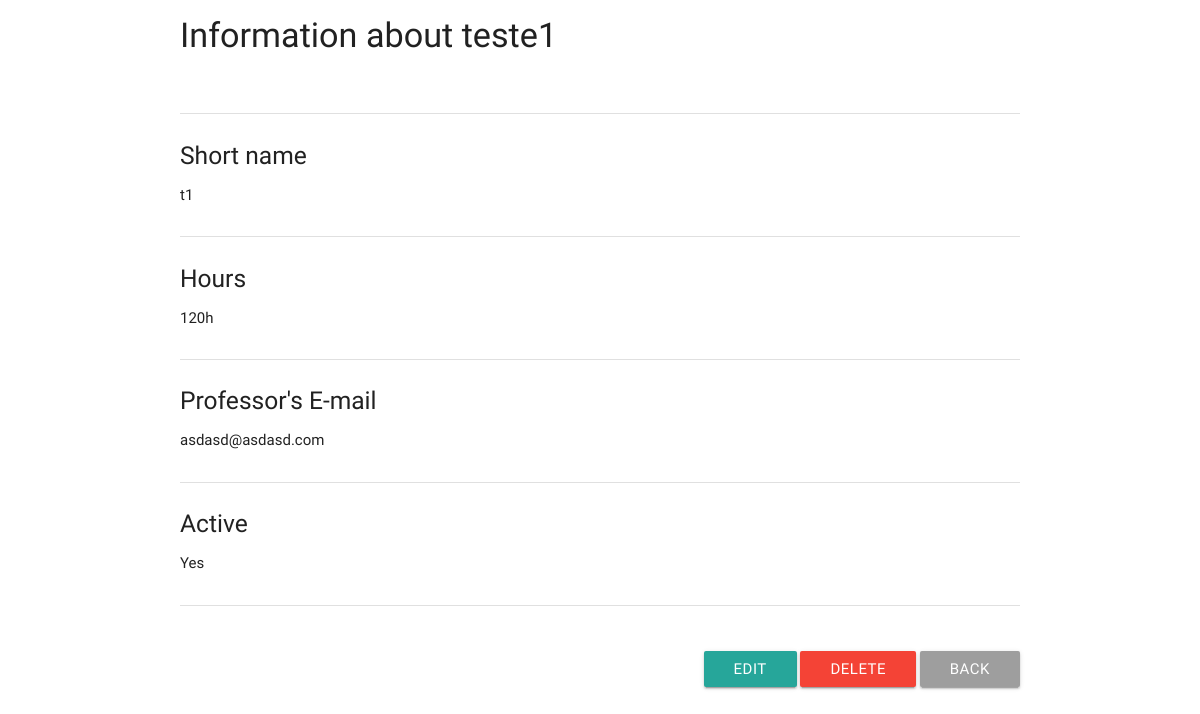
Screenshot of /show/4/ with the database file from the repository.
### crud/models.py (models this page shows)
class Discipline(models.Model):
    name = models.CharField(max_length=60)
    short = models.CharField(max_length=20)
    hours = models.IntegerField()
    email = models.EmailField()
    active = models.BooleanField(default=True)
    url = models.URLField(blank=True)

### crud/views.py (the view)
# urls.py: url(r'^show/(?P<id>[0-9]+)/', crud.views.show),
def show(request, id):
    return render(request, 'show.html', {'discipline': get_object_or_404(Discipline, pk=id)})

### templates/show.html (shortened to what this page needs)
{% extends "base.html" %}
{% block body %}
    <h4> Information about {{ discipline.name }} </h4>
    <br><br>
    <div class="divider"></div>
    <div class="section">
        <h5> Short name </h5>
        <p> {{ discipline.short }} </p>
    </div>
    <div class="divider"></div>
    <div class="section">
        <h5> Hours </h5>
        <p> {{ discipline.hours }}h </p>
    </div>
    <div class="divider"></div>
    <div class="section">
        <h5> Professor's E-mail </h5>
        <p> {{ discipline.email }} </p>
    </div>
    <div class="divider"></div>
    <div class="section">
        <h5> Active </h5>
        {% if discipline.active %}
            <p> Yes </p>
        {% else %}
            <p> No </p>
        {% endif %}
    </div>
    <div class="divider"></div>
    <br><br>
    <div class="right-align">
        <a href="/edit/{{ discipline.id }}" class="waves-effect waves-light btn"> Edit </a>
        <a href="/delete/{{ discipline.id }}" class="waves-effect waves-light btn red"> Delete </a>
        <a href="/" class="waves-effect waves-light btn grey"> Back </a>
    </div>
{% endblock %}

### rows the page displays
Discipline: name "teste1", short "t1", hours "120", email "asdasd@asdasd.com"
